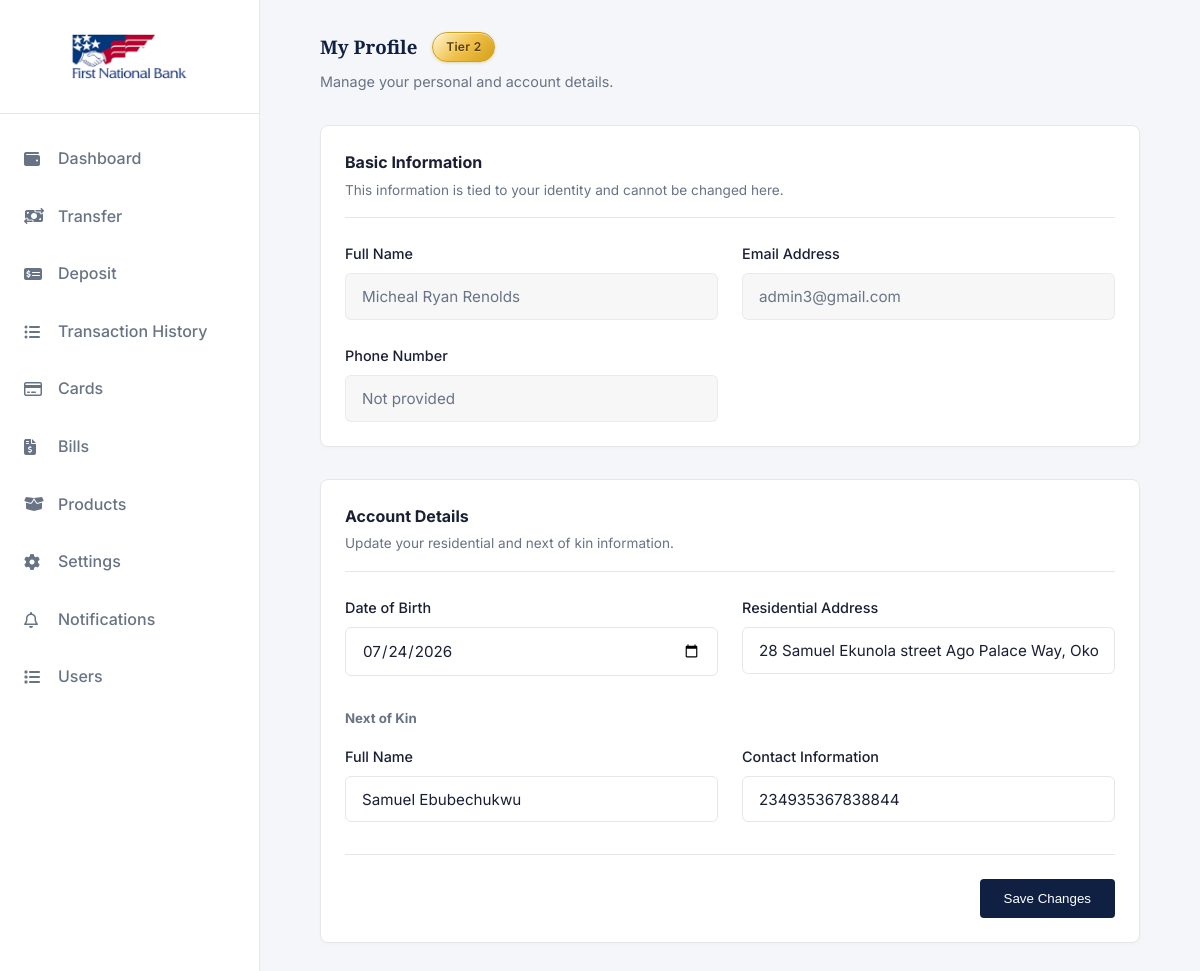
/account-data/ (signed in), run on an earlier commit of the app's database.
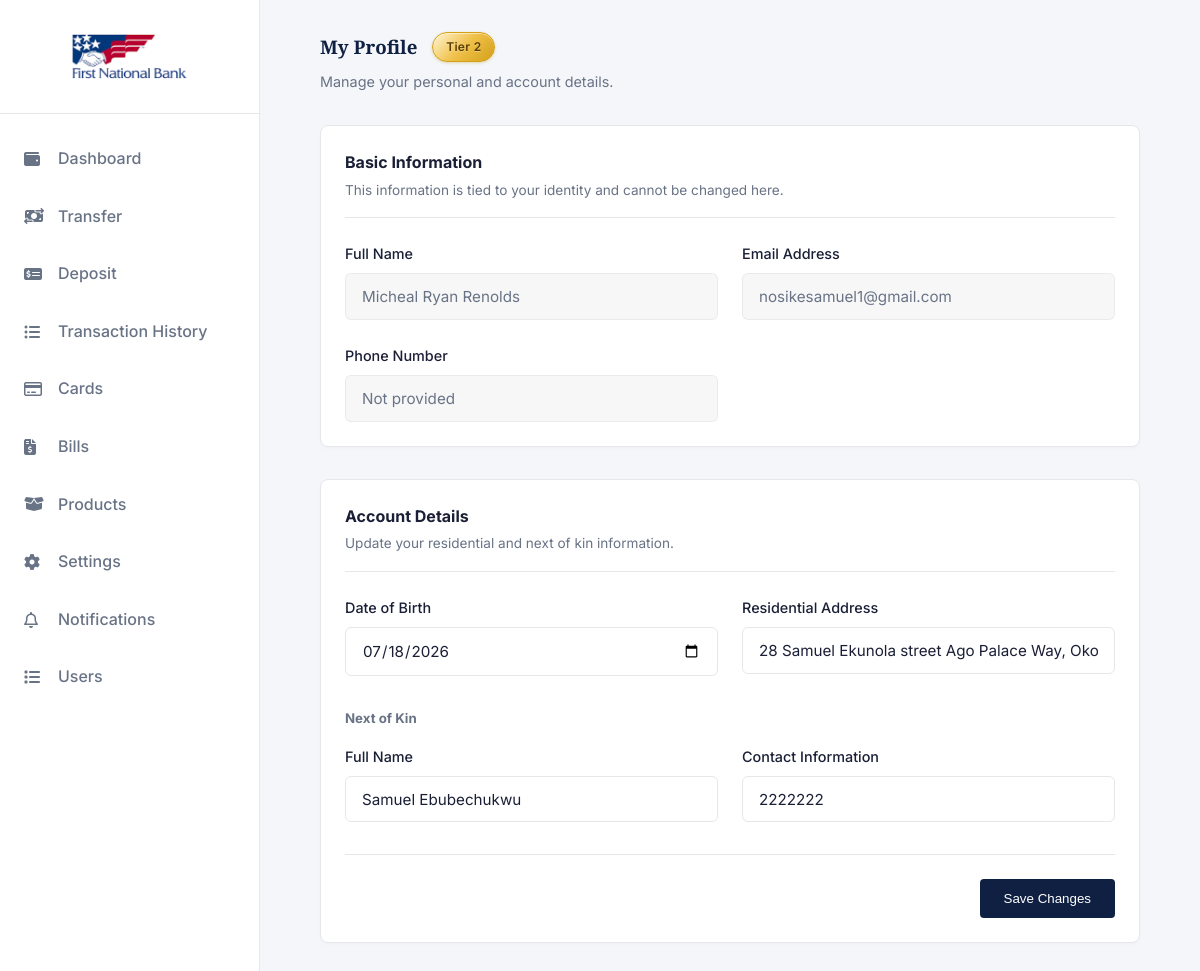
And on a later commit of the database.
### app/models.py (models this page shows, shortened)
class User(AbstractUser):
    full_name = models.CharField(max_length=50, blank=True, null=True)
    email = models.EmailField(unique=True)
    phone_number = models.CharField(max_length=20, blank=True)
    is_verified   = models.BooleanField(default=False)
    social_sec = models.CharField(max_length=20)
    class Meta:
        db_table = "users"

class Account(models.Model):
    class AccountType(models.TextChoices):
        SAVINGS  = "SAVINGS",  "Savings"
        CHECKING = "CHECKING", "Checking"
        WALLET   = "WALLET",   "Wallet"
    class TierType(models.TextChoices):
        TierOne  = "Tier 1",  "Tier 1"
        TierTwo = "Tier 2", "Tier 2"
        TierThree   = "Tier 3",   "Tier 3"
    id             = models.UUIDField(primary_key=True, default=uuid.uuid4, editable=False)
    user           = models.OneToOneField(User, on_delete=models.PROTECT, related_name="account")
    account_genID  = models.CharField(max_length=20, unique=True, db_index=True)
    account_type   = models.CharField(max_length=20, choices=AccountType.choices, default=AccountType.SAVINGS)
    tier           = models.CharField(max_length=20, choices=TierType.choices, default=TierType.TierOne)
    balance        = models.DecimalField(max_digits=18, decimal_places=2, default=0)
    dob            = models.DateField(null=True, blank=True)
    nok_name       = models.CharField(max_length=100, null=True, blank=True)
    nok_contact    = models.CharField(max_length=100, null=True, blank=True)
    address        = models.CharField(max_length=100, null=True, blank=True)
    utility_bill   = CloudinaryField('raw', null=True, blank=True)
    is_active      = models.BooleanField(default=True)
    created_at     = models.DateTimeField(auto_now_add=True)
    updated_at     = models.DateTimeField(auto_now=True)
    pin            = models.CharField(max_length=4, null=True, blank=True)
    class Meta:
        db_table = "accounts"

### app/views.py (the view, shortened to what this page needs)
# urls.py: path('account-data/', profile, name='profile'),
@login_required
def profile(request):
    account = getattr(request.user, 'account', None)
    if not account:
        messages.error(request, 'Account profile not found.')
        return redirect('app:dashboard')  # Redirect to safety
    return render(request, 'User/profile.html')

### templates/User/profile.html (shortened to what this page needs)
{% extends 'base.html' %}
{% load static %}
{% block content %}
<main class="main-content">
    <div class="top-bar">
        <div>
            <div class="profile-header">
                <h3>My Profile</h3>
                <span class="tier-badge-gold">{{ user.account.tier }}</span>
            </div>
            <p style="color: var(--text-secondary); font-size: 0.9rem;">Manage your personal and account details.</p>
        </div>
    </div>
    <div class="card" style="margin-bottom: 2rem;">
        <div style="border-bottom: 1px solid var(--border-color); padding-bottom: 1rem; margin-bottom: 1.5rem;">
            <h4 style="font-family: var(--font-body); color: var(--text-primary);">Basic Information</h4>
            <p style="color: var(--text-secondary); font-size: 0.85rem; margin-top: 0.25rem;">This information is tied to your identity and cannot be changed here.</p>
        </div>
        <div class="grid-2" style="gap: 1.5rem;">
            <div class="form-group" style="margin: 0;">
                <label class="form-label">Full Name</label>
                <input type="text" class="form-control" value="{{ user.full_name|default:'' }}" readonly>
            </div>
            <div class="form-group" style="margin: 0;">
                <label class="form-label">Email Address</label>
                <input type="email" class="form-control" value="{{ user.email }}" readonly>
            </div>
            <div class="form-group" style="margin: 0;">
                <label class="form-label">Phone Number</label>
                <input type="tel" class="form-control" value="{{ user.phone_number|default:'Not provided' }}" pattern="[0-9+\-\s()]*" readonly>
            </div>
        </div>
    </div>
    <div class="card">
        <div style="border-bottom: 1px solid var(--border-color); padding-bottom: 1rem; margin-bottom: 1.5rem;">
            <h4 style="font-family: var(--font-body); color: var(--text-primary);">Account Details</h4>
            <p style="color: var(--text-secondary); font-size: 0.85rem; margin-top: 0.25rem;">Update your residential and next of kin information.</p>
        </div>
        <form method="POST" action="{% url 'app:profile' %}">
            <div class="grid-2" style="gap: 1.5rem;">
                <div class="form-group" style="margin: 0;">
                    <label class="form-label" for="dob">Date of Birth</label>
                    <input type="date" id="dob" name="dob" class="form-control" value="{{ user.account.dob|date:'Y-m-d' }}">
                </div>
                <div class="form-group" style="margin: 0;">
                    <label class="form-label" for="address">Residential Address</label>
                    <input type="text" id="address" name="address" class="form-control" value="{{ user.account.address|default:'' }}" placeholder="123 Main St, City, Country">
                </div>
            </div>
            <h5 style="margin-top: 2rem; margin-bottom: 1rem; color: var(--text-secondary);">Next of Kin</h5>
            <div class="grid-2" style="gap: 1.5rem;">
                <div class="form-group" style="margin: 0;">
                    <label class="form-label" for="nok_name">Full Name</label>
                    <input type="text" id="nok_name" name="nok_name" class="form-control" value="{{ user.account.nok_name|default:'' }}" placeholder="Relative's Full Name">
                </div>
                <div class="form-group" style="margin: 0;">
                    <label class="form-label" for="nok_contact">Contact Information</label>
                    <input type="tel" id="nok_contact" name="nok_contact" class="form-control numeric-only" inputmode="numeric" pattern="[0-9+\-\s()]*" value="{{ user.account.nok_contact|default:'' }}" placeholder="Phone number or email">
                </div>
            </div>
            <div style="margin-top: 2rem; padding-top: 1.5rem; border-top: 1px solid var(--border-color); display: flex; justify-content: flex-end;">
                <button type="submit" class="btn btn-primary" style="padding: 0.75rem 1.5rem; cursor: pointer;">Save Changes</button>
            </div>
        </form>
    </div>
</main>
{% endblock %}

What changed in the data, as far as the page shows it:
changed User "Micheal Ryan Renolds": email "admin3@gmail.com" → "nosikesamuel1@gmail.com"; dob "07/24/2026" → "07/18/2026"; nok_contact "234935367838844" → "2222222"
